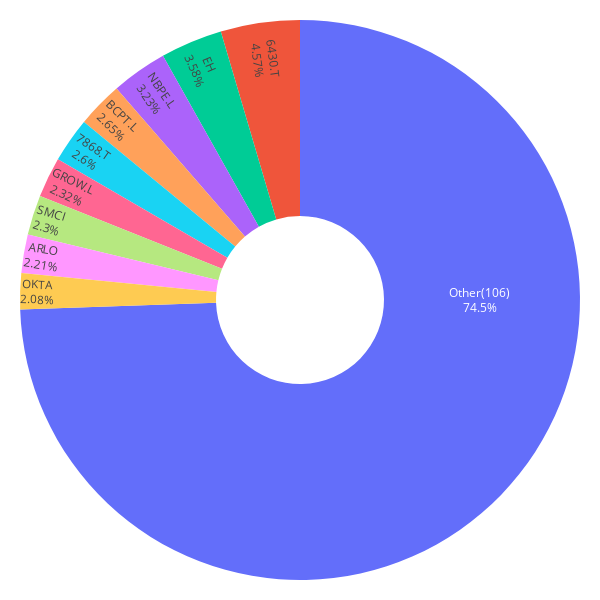

Write notebook code for a chart like this one.
### Markdown cell above
### 6 Months

### Code cell
importlib.reload(mpt_utils)
#
df_portfolio_6m = df_train_12m.tail(variables.PORTF_ALLOC_YEARS_NR * 6)
weights_6m, mu_6m, S_6m, weights_all_6m = mpt_utils.benchmark_portfolio_and_plot(df_portfolio_6m)
importlib.reload(mpt_utils)

### Figure 1 — Plotly figure (JSON) as saved in the notebook; plotly's stock layout.template omitted (floating-point values rounded to 4 significant figures)
{"data": [{"hole": 0.3, "insidetextorientation": "radial", "labels": ["SMCI", "NBPE.L", "6430.T", "EH", "7868.T", "ARLO", "OKTA", "GROW.L", "BCPT.L", "Other(106)"], "textinfo": "label+percent", "textposition": "inside", "values": [0.0167, 0.0235, 0.0332, 0.026, 0.0189, 0.0161, 0.0151, 0.0169, 0.0193, 0.5415], "type": "pie"}], "layout": {"margin": {"l": 20, "r": 20, "t": 20, "b": 20}, "font": {"color": "black"}, "height": 600, "width": 600, "paper_bgcolor": "white", "plot_bgcolor": "white", "showlegend": false}}
